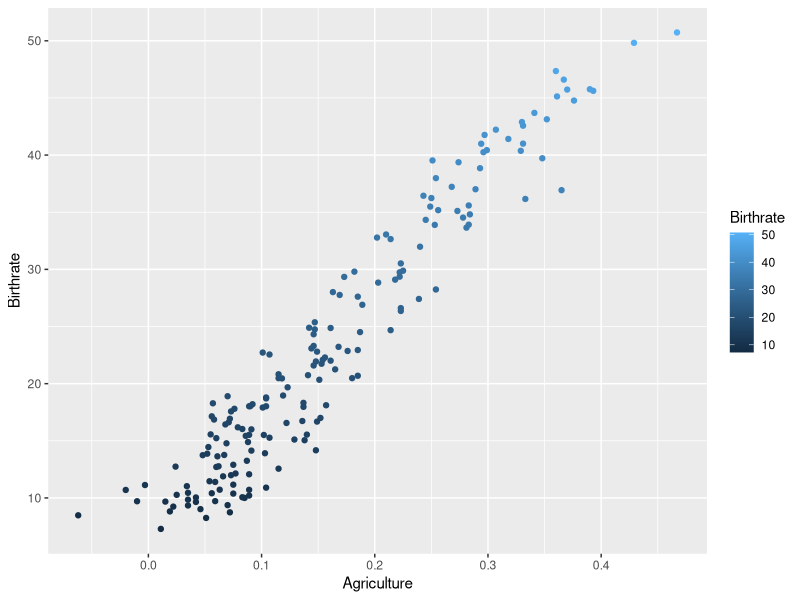

The R script that drew this image:
library(ggplot2)

countries <- read.csv("countries.csv", na.strings = c("", "NA"))
omitted_countries <- na.exclude(countries)

countries_2 <- subset(omitted_countries, select = -c(Country, Region))

cor(countries_2, use = "complete.obs")
ggplot(countries_2, aes(x=Agriculture, y=Birthrate, color = Birthrate)) + geom_point()

agriculture_mean = mean(countries_2[,16])
birthrate_mean = mean(countries_2[,14])

expected_avg = birthrate_mean / agriculture_mean
for(x in 1:length(countries[, 1]))
{if(is.na(countries[x, 18])) countries[x,18] = countries[x,16] / expected_avg}
